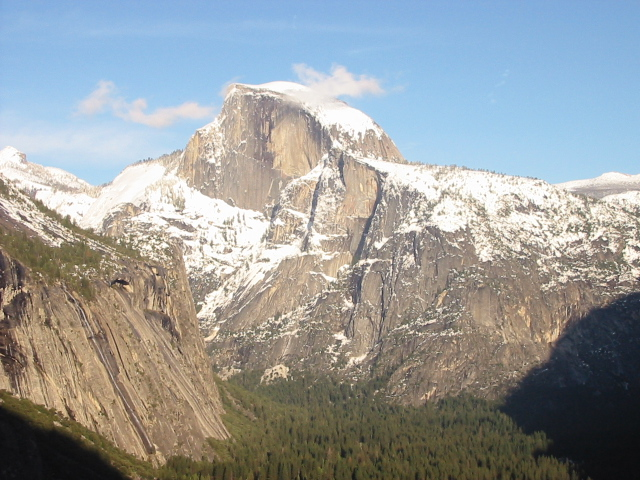
#> input picture yosemite/Yosemite2.jpg, 640 x 480 px, found by its file name
$ python Harris.py
#> lines starting #> are read from the running program, lines starting #| are printed output that depends on the picture
# Diana Zitting-Rioux, 40017023
# COMP 425, assignment 2
# February 2, 2020

import numpy as np
import cv2

# path
path = r'yosemite\Yosemite2.jpg'
path2 = r'yosemite\Yosemite1.jpg'

# Sobel filter for Sx
def sobel_sx(img_gray):
    mat2 = np.array([[1, 0, -1], [2, 0, -2], [1, 0, -1]], dtype=float)
    # normalize filter
    mat2 = np.multiply(mat2, 1/8)
    sobelimg_sx = cv2.filter2D(img_gray, -1, mat2)
    return sobelimg_sx


# Sobel filter for Sy
def sobel_sy(img_gray):
    mat3 = np.array([[1, 2, 1], [0, 0, 0], [-1, -2, -1]], dtype=float)
    # normalize filter
    mat3 = np.multiply(mat3, 1/8)
    sobelimg_sy = cv2.filter2D(img_gray, -1, mat3)
    return sobelimg_sy


def harris(img_path):
#> called with img_path = 'yosemite\\Yosemite2.jpg'
    image_original = cv2.imread(img_path)
#> image_original is the input picture: shape (480, 640, 3); mean B, G, R 155.6, 155.5, 151.7
    img_gray = cv2.imread(img_path, cv2.IMREAD_GRAYSCALE)
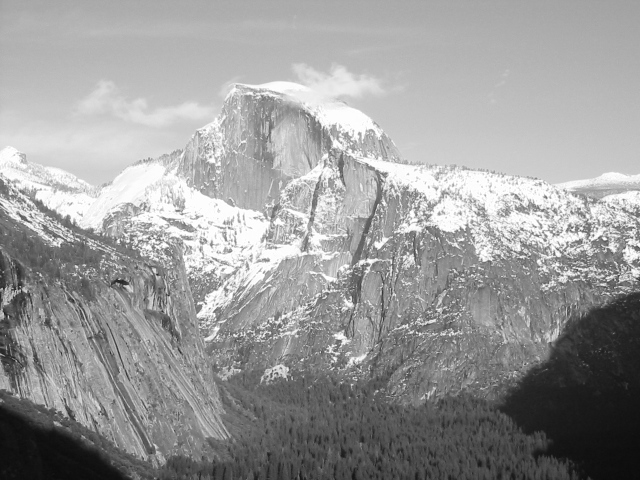
#> img_gray: shape (480, 640); min 11, max 255, mean 154.4
    # compute gradients Ix, Iy
    x_sobel = sobel_sx(img_gray)
    y_sobel = sobel_sy(img_gray)
    # Display both gradients
    cv2.imshow('Sobel Sx', x_sobel)
    cv2.imshow('Sobel Sy', y_sobel)
    cv2.waitKey(0)

    # Calculate Ixx
    x_xmatrix = np.square(x_sobel)
    x_xblurred = cv2.GaussianBlur(x_xmatrix, (3, 3), 1)
    cv2.imshow('Gradient x*x', x_xblurred)
    cv2.waitKey(0)

    # Calculate Iyy
    y_ymatrix = np.square(y_sobel)
    y_yblurred = cv2.GaussianBlur(y_ymatrix, (3, 3), 1)
    cv2.imshow('Gradient y*y', y_yblurred)
    cv2.waitKey(0)

    # Calculate Ixy
    x_ymatrix = np.multiply(x_sobel, y_sobel)
    x_yblurred = cv2.GaussianBlur(x_ymatrix, (3, 3), 1)
    cv2.imshow('Gradient x*y', x_yblurred)
    cv2.waitKey(0)

    # alpha needs to be between 0.04 and 0.06
    alpha = 0.05

    # R(H) response, slide a 5x5 window over the matrix, check if pixel value is over 100 before calculating and calculate r for each proper pixel
    img_width, img_height = img_gray.shape
#> img_width = 480; img_height = 640
    r_img = np.zeros((img_width-2, img_height-1), dtype = np.uint8)
    for i in range(2, img_width-2):
        for j in range(2, img_height-2):
            if x_yblurred[i, j]>100:
                Hxx = np.sum(x_xblurred[i - 2:i + 3, j - 2:j + 3])
                Hyy = np.sum(y_yblurred[i - 2:i + 3, j - 2:j + 3])
                Hxy = np.sum(x_yblurred[i - 2:i + 3, j - 2:j + 3])
                det = Hxx * Hyy - Hxy**2
                trace = Hxx + Hyy
                r = det - alpha * trace**2
                r_img[i][j] = r
            else:
                r_img[i][j] = 0
    cv2.imshow('r', r_img)
    cv2.waitKey(0)

    r_width, r_length = r_img.shape
#> r_width = 478; r_length = 639
    r_keypoints = []

    # Suppress to 0 if neighbors have a larger value
    for x in range(r_width-1):
        for y in range(r_length-1):
            if r_img[x][y]<r_img[x-1][y-1] or r_img[x][y]<r_img[x-1][y] or r_img[x][y]<r_img[x-1][y+1] or r_img[x][y]<r_img[x][y-1] or r_img[x][y]<r_img[x][y+1] or r_img[x][y]<r_img[x+1][y-1] or r_img[x][y]<r_img[x+1][y] or r_img[x][y]<r_img[x+1][y+1]:
                r_img[x][y] = 0
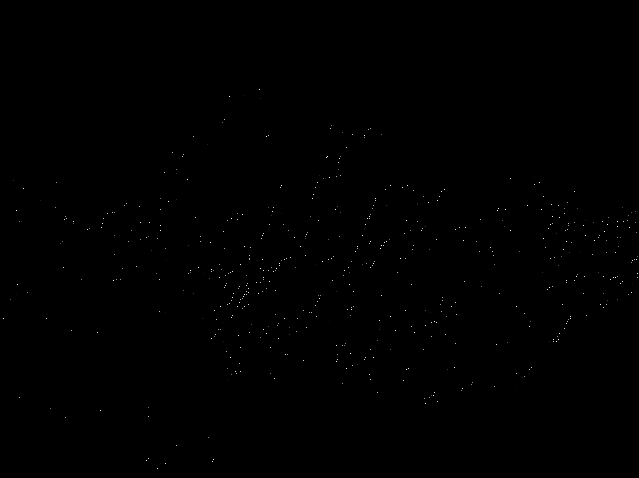
#> r_img: shape (478, 639); min 0, max 255, mean 0.3

    threshold = 0.8 * r_img.max()
#> threshold = 204
    # Threshold r with 80% of image maximum pixel value
    for x in range(r_width):
        for y in range(r_length):
            if r_img[x][y] > threshold:
                r_keypoints.append(cv2.KeyPoint(y, x, 1))
    cv2.drawKeypoints(image_original, r_keypoints, image_original, color=(255, 0, 0))
    cv2.imshow('KeyPoints', image_original)
    cv2.waitKey(0)
    cv2.destroyAllWindows()


harris(path)
harris(path2)
#> call 2 of harris, with img_path = 'yosemite\\Yosemite1.jpg'
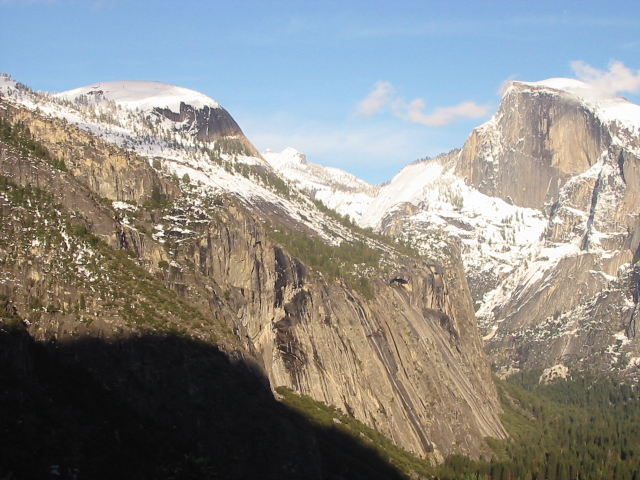
#> input picture yosemite/Yosemite1.jpg, 640 x 480 px, found by its file name
#> in harris, image_original is the input picture: shape (480, 640, 3); mean B, G, R 135.4, 139.3, 139.5
#> in harris (call 2), `img_gray = cv2.imread(img_path, cv2.IMREAD_GRAYSCALE)`:
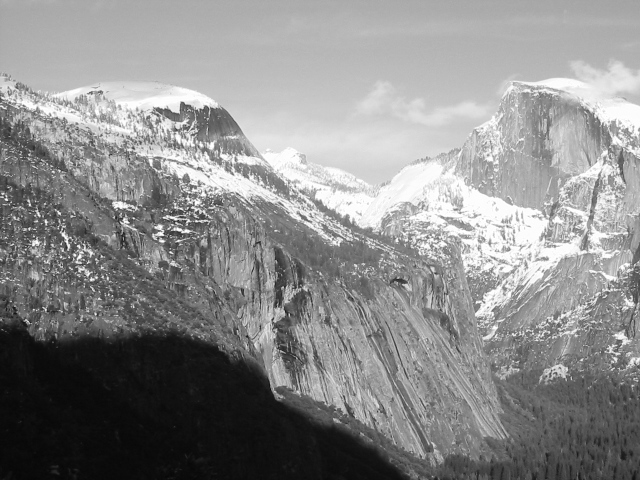
#> img_gray: shape (480, 640); min 6, max 255, mean 138.9
#> in harris (call 2), `x_xblurred = cv2.GaussianBlur(x_xmatrix, (3, 3), 1)`:
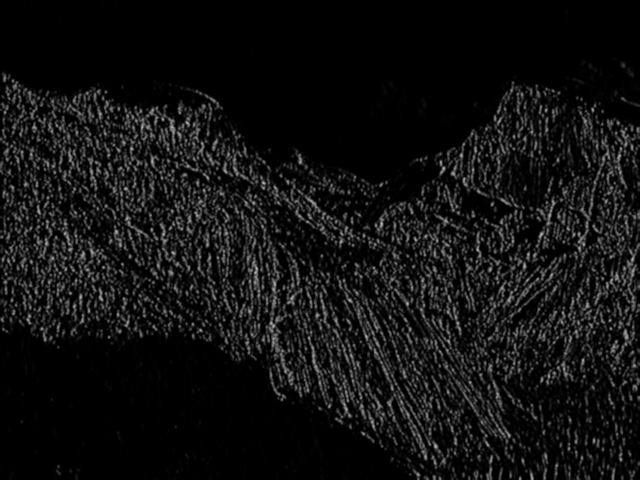
#> x_xblurred: shape (480, 640); min 0, max 186, mean 17.4
#> after the loop in harris (call 2), `for x in range(r_width-1):`:
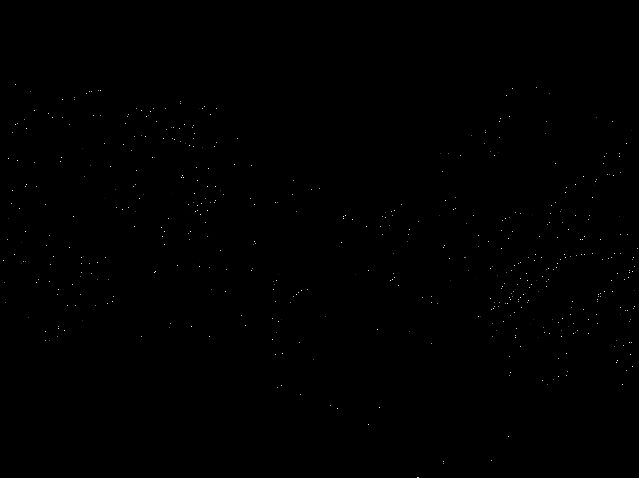
#> r_img: shape (478, 639); min 0, max 255, mean 0.3
#> in harris (call 2), `cv2.drawKeypoints(image_original, r_keypoints, image_original, color=(..`:
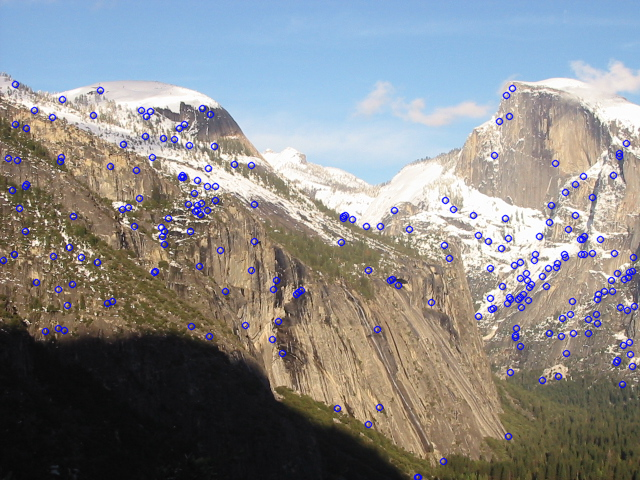
#> image_original: shape (480, 640, 3); mean B, G, R 137.2, 136.8, 136.8
